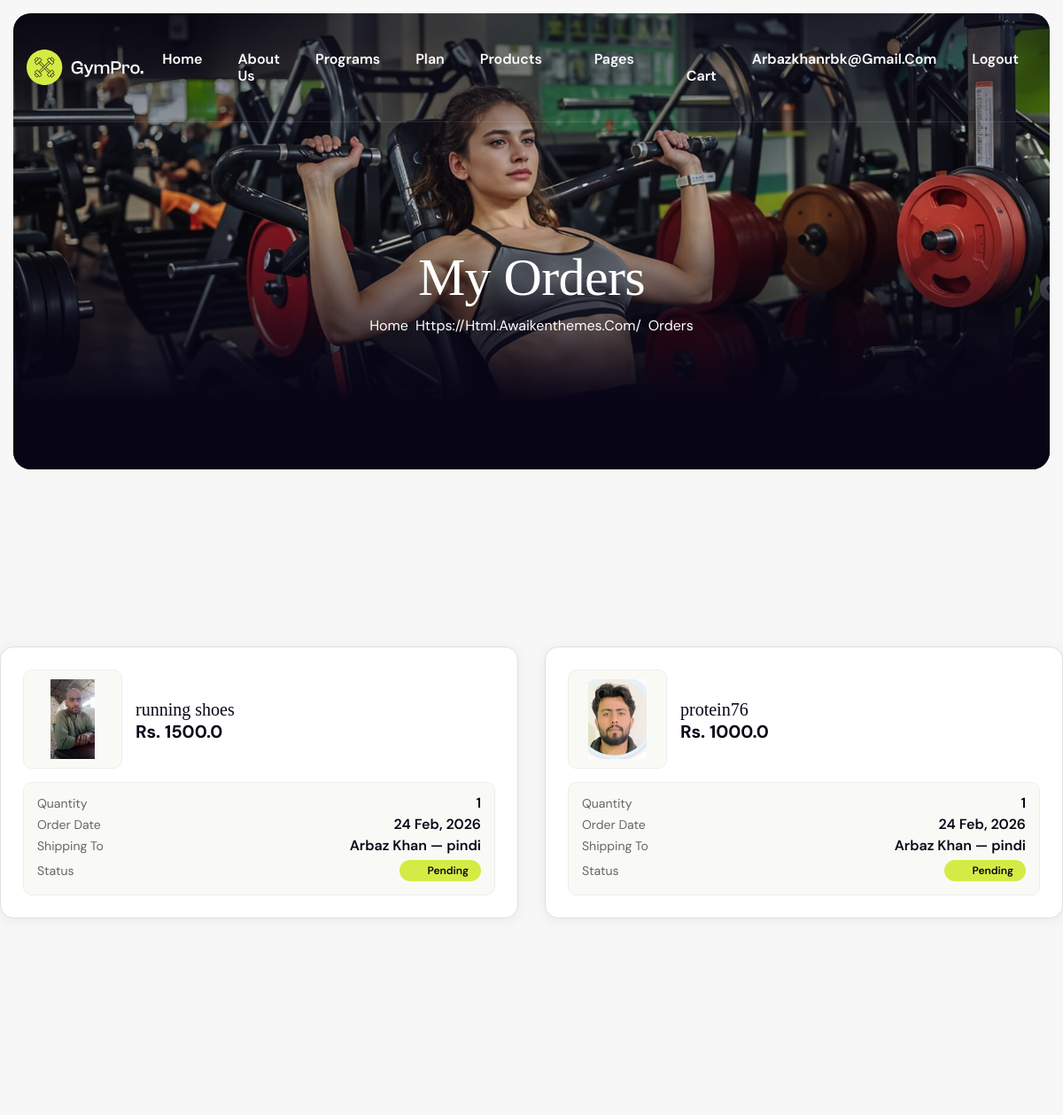
Before: /orders/ (signed in, upper part) with the older database file.
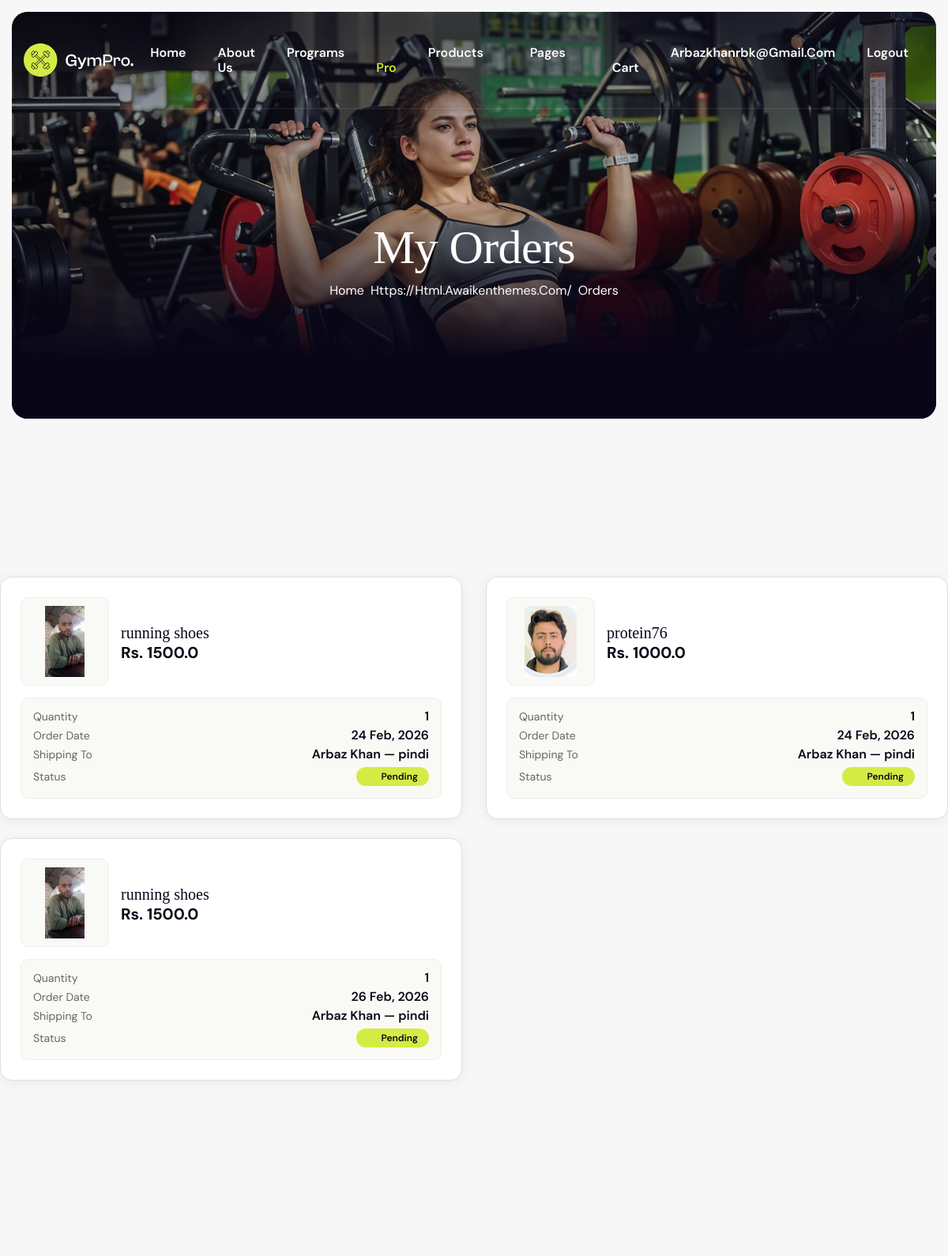
After: the same page with the newer database file.
### GYM/models.py (models this page shows, shortened)
class OrderPlaced(models.Model):
    user = models.ForeignKey(User,on_delete=models.CASCADE)
    customer = models.ForeignKey(Customer,on_delete=models.CASCADE)
    product = models.ForeignKey(Product,on_delete=models.CASCADE)
    quantity = models.PositiveIntegerField(default=1)
    ordered_date = models.DateTimeField(auto_now_add=True)
    status = models.CharField(choices=status_choices,max_length=50,default='pending')

class Product(models.Model):
    product_id = models.CharField(max_length=100)
    title = models.CharField(max_length = 200)
    selling_price = models.FloatField(max_length=200)
    discounted_price = models.FloatField(max_length=100)
    description = models.CharField(max_length=200)
    brand = models.CharField(max_length=200)
    category = models.CharField(choices=category_choices,max_length=100)
    product_image = models.ImageField()

class Customer(models.Model):
    user = models.ForeignKey(User,on_delete=models.CASCADE)
    name = models.CharField(max_length=50)
    locality = models.CharField(max_length=100)
    zipcode = models.IntegerField(validators=[MinValueValidator(10000), MaxValueValidator(99999)])
    state = models.CharField(choices=state_choices,max_length=100)

class SubcriptionModel(models.Model):
    user_id = models.ForeignKey(User,on_delete=models.CASCADE)
    strip_id = models.CharField(max_length=100)
    subcription_plan = models.CharField(choices=plan_choice,max_length=100)
    status = models.CharField(choices=status_choice,max_length=100)
    subscribed_at = models.DateTimeField(auto_now_add=True)

### GYM/views.py (the view)
# urls.py: path('orders/', views.orders, name='orders'),
def orders(request):
    user = request.user
    orders = OrderPlaced.objects.filter(user=user)
    return render(request, 'GYM/orders.html', {'orders': orders})

### GYM/context_processors.py (called while the page is built, shortened)
def subscription_context(request):
    if request.user.is_authenticated:
        active_sub = SubcriptionModel.objects.filter(
            user_id=request.user,
            status='active'
        ).first()
        plan_level = get_user_plan_level(request.user)
        plan_name = get_user_plan_name(request.user)
        return {
            'has_active_subscription': active_sub is not None,
            'user_subscription': active_sub,
            'user_plan_level': plan_level,       # 0=free, 1=silver, 2=pro
            'user_plan_name': plan_name,          # "Free", "Silver", "Pro"
            'is_silver_or_above': plan_level >= 1,
            'is_pro': plan_level >= 2,
        }

### GYM/permission.py (called while the page is built)
def get_user_plan_level(user):
    if not user.is_authenticated:
        return -1  # not logged in
    sub = SubcriptionModel.objects.filter(user_id=user, status='active').first()
    if not sub:
        return 0  # free / no subscription
    plan_name = sub.subcription_plan.lower().strip()
    return PLAN_LEVELS.get(plan_name, 0)

### GYM/templates/GYM/orders.html (shortened to what the changed rows need)
{% extends 'GYM/base.html' %}
{% load static %}
{% block content %}
    <div class="page-header bg-section dark-section parallaxie">
        <div class="container">
            <div class="row">
                <div class="col-lg-12">
                    <div class="page-header-box">
                        <h1 class="text-anime-style-3" data-cursor="-opaque">My Orders</h1>
                    </div>
                </div>
            </div>
        </div>
    </div>
    <section class="page-program-single">
        <div class="container" style="padding: 80px 0;">
            {% if orders %}
            <div class="row">
                {% for order in orders %}
                <div class="col-lg-6 mb-4">
                    <div class="wow fadeInUp" data-wow-delay="0.{{ forloop.counter }}s" style="background: #fff; border: 1px solid #e0e0e0; border-radius: 15px; padding: 25px; height: 100%; box-shadow: 0 2px 15px rgba(0,0,0,0.06);">
                        <div class="d-flex align-items-center" style="margin-bottom: 15px;">
                            <div style="background: #f9faf5; border: 1px solid #eee; border-radius: 10px; padding: 10px; margin-right: 15px;">
                                <img src="{{ order.product.product_image.url }}" alt="{{ order.product.title }}" style="width: 90px; height: 90px; object-fit: contain; border-radius: 8px;">
                            </div>
                            <div style="flex: 1;">
                                <h5 style="color: var(--primary-color); margin: 0 0 5px;">{{ order.product.title }}</h5>
                                <span style="color: var(--primary-color); font-size: 20px; font-weight: 700;">Rs. {{ order.product.discounted_price }}</span>
                            </div>
                        </div>
                        <div style="background: #f9faf5; border: 1px solid #eee; border-radius: 10px; padding: 15px;">
                            <div style="display: flex; justify-content: space-between; margin-bottom: 8px;">
                                <span style="color: #666; font-size: 14px;">Quantity</span>
                                <span style="color: var(--primary-color); font-weight: 600;">{{ order.quantity }}</span>
                            </div>
                            <div style="display: flex; justify-content: space-between; margin-bottom: 8px;">
                                <span style="color: #666; font-size: 14px;">Order Date</span>
                                <span style="color: var(--primary-color); font-weight: 600;">{{ order.ordered_date|date:"d M, Y" }}</span>
                            </div>
                            <div style="display: flex; justify-content: space-between; margin-bottom: 8px;">
                                <span style="color: #666; font-size: 14px;">Shipping To</span>
                                <span style="color: var(--primary-color); font-weight: 600;">{{ order.customer.name }} — {{ order.customer.state }}</span>
                            </div>
                            <div style="display: flex; justify-content: space-between; align-items: center;">
                                <span style="color: #666; font-size: 14px;">Status</span>
                                {% if order.status == 'delivered' %}
                                <span style="background: #28a745; color: #fff; padding: 4px 14px; border-radius: 20px; font-size: 12px; font-weight: 600;">
                                    <i class="fas fa-check-circle"></i> Delivered
                                </span>
                                {% elif order.status == 'cancel' %}
                                <span style="background: #dc3545; color: #fff; padding: 4px 14px; border-radius: 20px; font-size: 12px; font-weight: 600;">
                                    <i class="fas fa-times-circle"></i> Cancelled
                                </span>
                                {% else %}
                                <span style="background: var(--accent-color); color: var(--primary-color); padding: 4px 14px; border-radius: 20px; font-size: 12px; font-weight: 600;">
                                    <i class="fas fa-clock"></i> Pending
                                </span>
                                {% endif %}
                            </div>
                        </div>
                    </div>
                </div>
                {% endfor %}
            </div>
            {% endif %}
        </div>
    </section>
{% endblock %}

### GYM/templates/GYM/base.html (shortened to what this page needs)
<!DOCTYPE html>
<html lang="zxx">
<head>
    {% load static %}
    <link href="{% static 'css/bootstrap.min.css' %}" rel="stylesheet">
    <link href="{% static 'css/slicknav.min.css' %}" rel="stylesheet">
    <link rel="stylesheet" href="{% static 'css/swiper-bundle.min.css' %}">
    <link href="{% static 'css/all.min.css' %}" rel="stylesheet">
    <link href="{% static 'css/animate.css' %}" rel="stylesheet">
    <link rel="stylesheet" href="{% static 'css/magnific-popup.css' %}">
    <link rel="stylesheet" href="{% static 'css/mousecursor.css' %}">
    <link href="{% static 'css/custom.css' %}" rel="stylesheet">
</head>
<body>
    <header class="main-header">
        <div class="header-sticky">
            <nav class="navbar navbar-expand-lg">
                <div class="container">
                    <a class="navbar-brand" href="{% url 'home' %}"><img src="{% static 'images/logo.svg' %}" alt="Logu"></a>
                    <div class="collapse navbar-collapse main-menu">
                        <ul class="navbar-nav mr-auto" id="menu">
                            <li class="nav-item"><a class="nav-link" href="{% url 'home' %}">Home</a>
                            </li>
                            <li class="nav-item"><a class="nav-link" href="{% url 'about' %}">About Us</a></li>
                            <li class="nav-item"><a class="nav-link" href="{% url 'programs' %}">Programs</a></li>
                            {% if has_active_subscription %}
                            <li class="nav-item"><a class="nav-link" href="{% url 'pricing' %}" style="color: #CDEA26;"><i class="fa-solid fa-crown"></i> {{ user_plan_name }}</a></li>
                            {% else %}
                            <li class="nav-item"><a class="nav-link" href="{% url 'pricing' %}">Plan</a></li>
                            {% endif %}
                            <li class="nav-item submenu"><a class="nav-link" href="#">Products</a>
                            </li>
                            <li class="nav-item submenu"><a class="nav-link" href="#">Pages</a>
                            </li>
                            <li class="nav-item"><a class="nav-link" href="{% url 'showcart' %}"><i class="fa-solid fa-cart-shopping"></i> Cart</a></li>
                            {% if request.user.is_authenticated %}
                            <li class="nav-item"><a class="nav-link" href="{% url 'orders' %}">{{ request.user.username }}</a></li>
                            <li class="nav-item"><a class="nav-link" href="{% url 'logout' %}">Logout</a></li>
                            {% else %}
                            <li class="nav-item"><a class="nav-link" href="{% url 'loginview' %}">Login</a></li>
                            <li class="nav-item"><a class="nav-link" href="{% url 'customer_registration' %}">Registration</a></li>
                            {% endif %}
                        </ul>
                    </div>
                </div>
            </nav>
        </div>
    </header>
    {% block content %}{% endblock %}
</body>
</html>

Changed rows visible on the page:
added SubcriptionModel: subcription_plan "Pro"
added OrderPlaced: product.product_image (picture), product "running shoes", product.discounted_price "1500.0", quantity "1", ordered_date "26 Feb, 2026", customer.name "Arbaz Khan", customer.state "pindi", status "pending" (drawn)
Other visible differences:
text no longer shown: "Plan"
